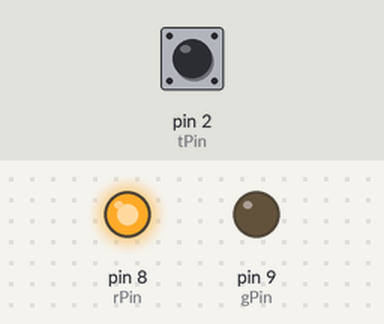
Recording of a sketch running on a simulated Arduino Uno, built with avr-gcc and run on an emulated ATmega328P. Parts: output pins drawn as LEDs (lit = HIGH). The test bench sets the inputs (shaded band); at power-on: pin 2 (tPin) HIGH. What the sketch prints to the serial monitor is not drawn.

Above: at 1.2 s.
1.3 s: pin 2 (tPin) pulled LOW for 0.15 s
At 1.38 s:
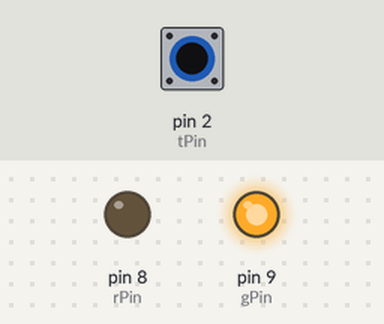
2.9 s: pin 2 (tPin) pulled LOW for 3.2 s
At 7.5 s:
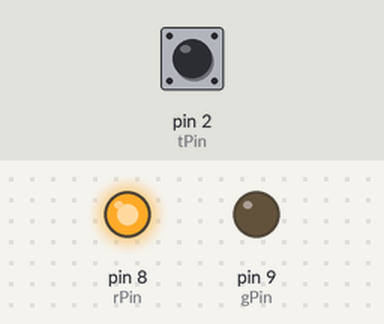
Timing chart, 0 to 9.0 s (numbered marks = the images above; inputs shaded):
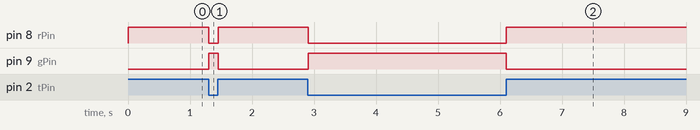

The sketch:

TiltSwitch.ino
```cpp
int tPin =  2, rPin = 8, gPin = 9;
bool tVal;
void setup() {
  // put your setup code here, to run once:
  pinMode(tPin,INPUT);
  pinMode(rPin,OUTPUT);
  pinMode(gPin,OUTPUT);
  digitalWrite(tPin,HIGH);
  Serial.begin(9600);
}

void loop() {
  // put your main code here, to run repeatedly:
  tVal = digitalRead(tPin);
  Serial.println(tVal);
  if(tVal == 0){
    digitalWrite(gPin,HIGH);
    digitalWrite(rPin,LOW);
  }
  else{
    digitalWrite(gPin,LOW);
    digitalWrite(rPin,HIGH);
  }
}
```

Measured:
- after the input at 1.3 s, pin 8 (rPin): HIGH → LOW at once, → HIGH 0.15 s later; pin 9 (gPin): LOW → HIGH at once, → LOW 0.15 s later
- after the input at 2.9 s, pin 8 (rPin): HIGH → LOW at once, → HIGH 3.2 s later; pin 9 (gPin): LOW → HIGH at once, → LOW 3.2 s later
